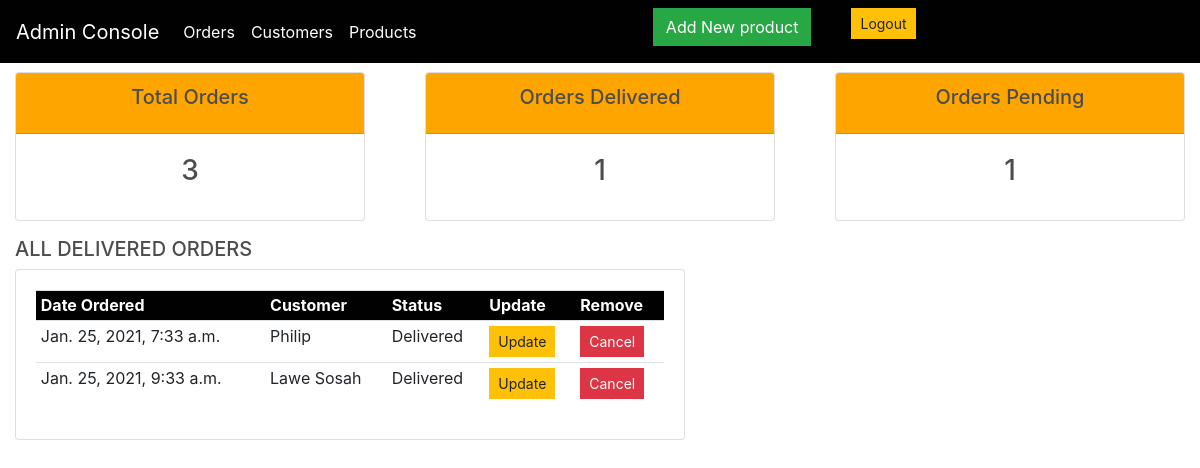
The app's page /admin-delivered/, older data.
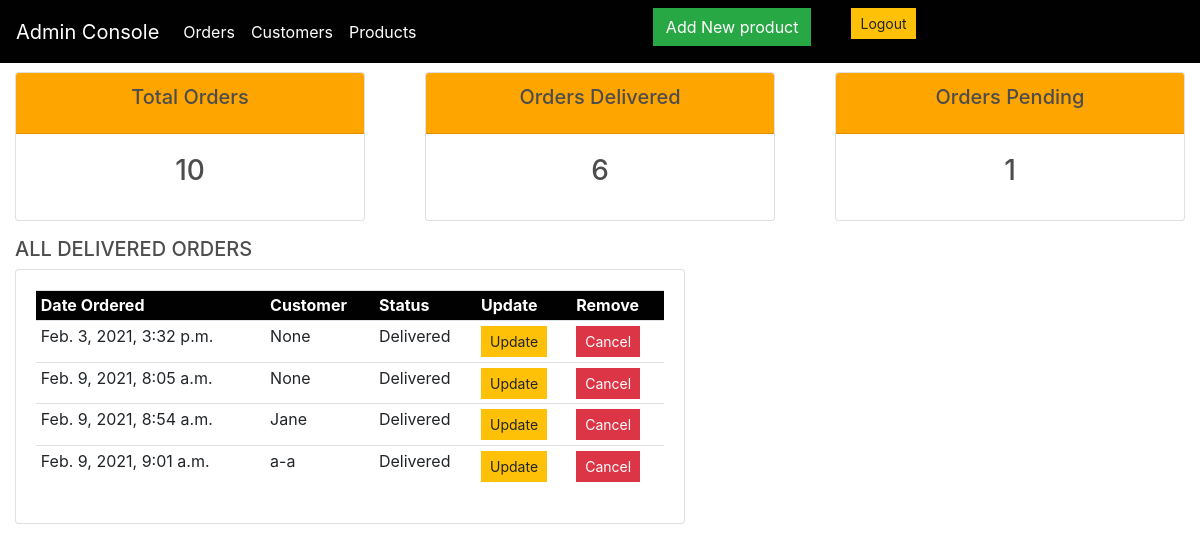
The same page, newer data.
### store/models.py (models this page shows, shortened)
class Order(models.Model):
    STATUS = (
        ('Pending', 'Pending'),
        ('Out for delivery', 'Out for delivery'),
        ('Delivered', 'Delivered'),
    )
    customer = models.ForeignKey(Customer, on_delete=models.SET_NULL, blank=True, null=True)
    date_ordered = models.DateTimeField(auto_now_add=True)
    complete = models.BooleanField(default=False, null=True, blank=False)
    transaction_id = models.CharField(max_length=200, null=True)
    status = models.CharField(max_length=200, null=True, choices=STATUS, default='Pending')

class Customer(models.Model):
    user = models.OneToOneField(User, on_delete=models.CASCADE, null=True, blank=True)
    name = models.CharField(max_length=200, null=True)
    email = models.CharField(max_length=200, null=True)
    def __str__(self):
        return self.name

### store/views.py (the view)
# urls.py: path("admin-delivered/", views.delivered, name="delivered"),
def delivered(request):
    all_orders = Order.objects.all()
    done = all_orders.filter(status="Delivered")
    total_orders = all_orders.count()
    delivered = all_orders.filter(complete='True').count()
    pending = all_orders.filter(status='Pending').count()
    context = {'done':done,'total_orders': total_orders, 'delivered': delivered, "pending": pending }
    return render(request,'adminpages/admin_delivered.html',context)

### store/templates/adminpages/admin_delivered.html (shortened to what this page needs)
{% extends 'adminpages/admin_base.html' %}
{% block content %}
<br>
<br>
<br>
{% block info %} {% include 'adminpages/top_info.html'%}{% endblock info%}
<div class="col-md-7">
		<h5> ALL DELIVERED ORDERS</h5>
		<div class="card card-body">
			<table class="table table-sm">
				<tr class = "bg-dark text-white">
					<th>Date Ordered</th>
                    <th>Customer</th>
					<th>Status</th>
					<th>Update</th>
					<th>Remove</th>
				</tr>
				{% for order in done %}
					<tr>
						<td>{{order.date_ordered}}</td>
                        <td>{{order.customer}}</td>
						<td>{{order.status}}</td>
						<td><a class="btn btn-sm btn-warning" href="{% url 'update_order' order.pk %}">Update</a></td>
						<td><a class="btn btn-sm btn-danger" href="#">Cancel</a></td>
					</tr>
				{% endfor %}
			</table>
		</div>
	</div>
{% endblock content%}

Row changes from the older to the newer data that the page shows:
removed Order: date_ordered "Jan. 25, 2021, 7:33 a.m.", customer "Philip", status "Delivered"
removed Order: date_ordered "Jan. 25, 2021, 9:33 a.m.", customer "Lawe Sosah", status "Delivered"
added Order: date_ordered "Feb. 3, 2021, 3:32 p.m.", customer "None", status "Delivered"
added Order: date_ordered "Feb. 9, 2021, 8:05 a.m.", customer "None", status "Delivered"
added Order: date_ordered "Feb. 9, 2021, 8:54 a.m.", customer "Jane", status "Delivered"
added Order: date_ordered "Feb. 9, 2021, 9:01 a.m.", customer "a-a", status "Delivered"
Text that changed along with them:
{{ total_orders }}: "3" → "10"
{{ delivered }}: "1" → "6"
